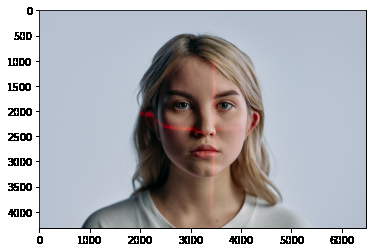
#> input picture pexels-cottonbro-8090149.jpg, 372 x 252 px
$ python yuz_tanima2.py pexels-cottonbro-8090149.jpg
#> lines starting #> are read from the running program, lines starting #| are printed output that depends on the picture; after the words box and inside, x2 and y2 are one past the last pixel; in counts of white or black regions, pixels touching at a corner belong together
# -*- coding: utf-8 -*-
"""
Created on Sun Dec  4 01:51:01 2022

@author: ekrem
"""

import cv2, sys

#Haar cascade classifier yukle
face_cascade = cv2.CascadeClassifier(cv2.data.haarcascades + 'haarcascade_frontalface_default.xml')
eye_cascade = cv2.CascadeClassifier(cv2.data.haarcascades + 'haarcascade_eye.xml')

#img_path = sys.argv[1] #dosya yolunu al
img = cv2.imread("pexels-cottonbro-8090149.jpg")
#> img is the input picture: shape (252, 372, 3); mean B, G, R 179.7, 175.5, 176.2
gray = cv2.cvtColor(img, cv2.COLOR_BGR2GRAY) #siyah-beyaz yap
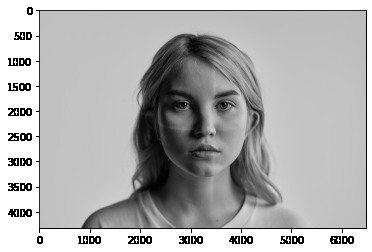
#> gray: shape (252, 372); min 0, max 255, mean 176.2

#yuzleri bul
faces = face_cascade.detectMultiScale(gray, 1.3, 5, minSize = (130,130))
#> faces = [[131, 43, 151, 151]]

#yuzleri isaretle
for (x,y,w,h) in faces:
    img = cv2.rectangle(img, (x,y), (x+w,y+h), (0,255,0), 2)
    roi_gray = gray[y:y+h, x:x+w]
    roi_color = img[y:y+h, x:x+w]
    #gozleri bul
    eyes = eye_cascade.detectMultiScale(roi_gray, minSize=(50,50))
    #gozleri isaretle
    for (x1,y1,w1,h1) in eyes:
        cv2.rectangle(roi_color, (x1,y1), (x1+w1,y1+h1), (255,0,0),2)
#> this loop made 1 pass
#> pass 1, `img = cv2.rectangle(img, (x,y), (x+w,y+h), (0,255,0), 2)`:
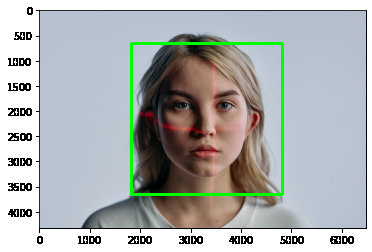
#> img: shape (252, 372, 3); 1.93% of pixels changed, all inside (x1, y1, x2, y2) = (130, 42, 284, 196)
#> pass 1, `roi_gray = gray[y:y+h, x:x+w]`:
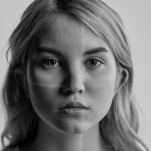
#> roi_gray: shape (151, 151); min 1, max 208, mean 112.1
#> pass 1, `roi_color = img[y:y+h, x:x+w]`:
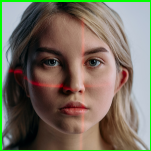
#> roi_color: shape (151, 151, 3); mean B, G, R 95.7, 111.5, 118.6

cv2.imshow('img',img) #ekranda
cv2.imwrite("output_detected.jpg", img) #kaydet
cv2.waitKey(0) #tusa basinca cik
cv2.destroyAllWindows()
